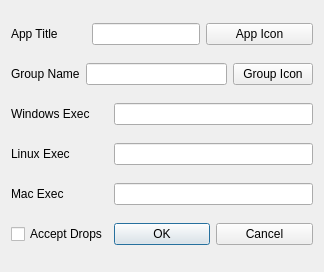
<?xml version="1.0" encoding="UTF-8"?>
<ui version="4.0">
 <class>Dialog</class>
 <widget class="QDialog" name="Dialog">
  <property name="geometry">
   <rect>
    <x>0</x>
    <y>0</y>
    <width>324</width>
    <height>272</height>
   </rect>
  </property>
  <property name="windowTitle">
   <string>Dialog</string>
  </property>
  <layout class="QGridLayout" name="gridLayout">
   <item row="0" column="0" colspan="3">
    <layout class="QHBoxLayout" name="horizontalLayout_3">
     <item>
      <layout class="QHBoxLayout" name="horizontalLayout">
       <item>
        <widget class="QLabel" name="label">
         <property name="minimumSize">
          <size>
           <width>75</width>
           <height>0</height>
          </size>
         </property>
         <property name="text">
          <string>App Title</string>
         </property>
        </widget>
       </item>
       <item>
        <widget class="QLineEdit" name="app_lineEdit"/>
       </item>
      </layout>
     </item>
     <item>
      <widget class="QPushButton" name="appicon_pushButton">
       <property name="minimumSize">
        <size>
         <width>107</width>
         <height>0</height>
        </size>
       </property>
       <property name="focusPolicy">
        <enum>Qt::NoFocus</enum>
       </property>
       <property name="text">
        <string>App Icon</string>
       </property>
      </widget>
     </item>
    </layout>
   </item>
   <item row="1" column="0" colspan="3">
    <layout class="QHBoxLayout" name="horizontalLayout_4">
     <item>
      <layout class="QHBoxLayout" name="horizontalLayout_2">
       <item>
        <widget class="QLabel" name="label_2">
         <property name="text">
          <string>Group Name</string>
         </property>
        </widget>
       </item>
       <item>
        <widget class="QLineEdit" name="group_lineEdit"/>
       </item>
      </layout>
     </item>
     <item>
      <widget class="QPushButton" name="groupicon_pushButton">
       <property name="focusPolicy">
        <enum>Qt::NoFocus</enum>
       </property>
       <property name="text">
        <string>Group Icon</string>
       </property>
      </widget>
     </item>
    </layout>
   </item>
   <item row="2" column="0">
    <widget class="QLabel" name="label_3">
     <property name="text">
      <string>Windows Exec</string>
     </property>
    </widget>
   </item>
   <item row="2" column="1" colspan="2">
    <widget class="QLineEdit" name="windows_lineEdit"/>
   </item>
   <item row="3" column="0">
    <widget class="QLabel" name="label_4">
     <property name="text">
      <string>Linux Exec</string>
     </property>
    </widget>
   </item>
   <item row="3" column="1" colspan="2">
    <widget class="QLineEdit" name="linux_lineEdit"/>
   </item>
   <item row="4" column="0">
    <widget class="QLabel" name="label_5">
     <property name="text">
      <string>Mac Exec</string>
     </property>
    </widget>
   </item>
   <item row="4" column="1" colspan="2">
    <widget class="QLineEdit" name="mac_lineEdit"/>
   </item>
   <item row="5" column="0">
    <widget class="QCheckBox" name="acceptdrops_checkBox">
     <property name="text">
      <string>Accept Drops</string>
     </property>
    </widget>
   </item>
   <item row="5" column="1">
    <widget class="QPushButton" name="ok_pushButton">
     <property name="text">
      <string>OK</string>
     </property>
    </widget>
   </item>
   <item row="5" column="2">
    <widget class="QPushButton" name="cancel_pushButton">
     <property name="focusPolicy">
      <enum>Qt::NoFocus</enum>
     </property>
     <property name="text">
      <string>Cancel</string>
     </property>
    </widget>
   </item>
  </layout>
 </widget>
 <resources/>
 <connections/>
</ui>
